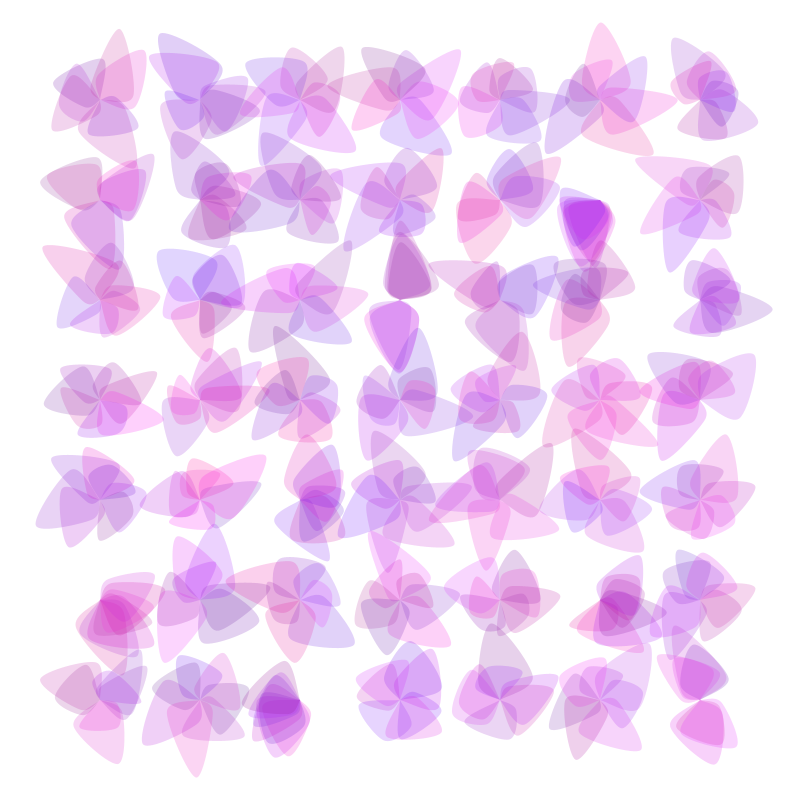
Frame 1 (no input)
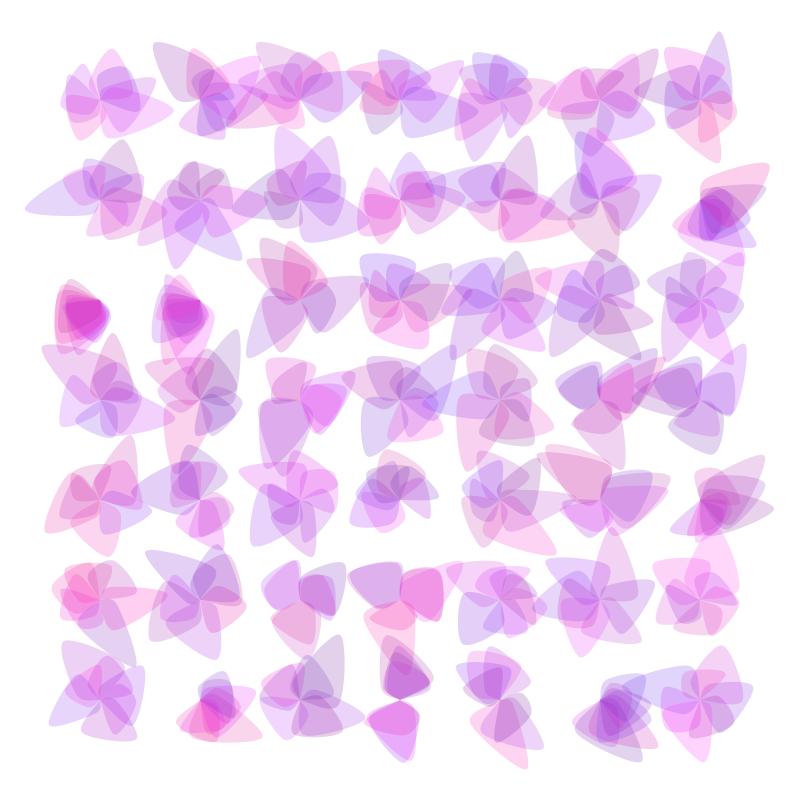
Frame 60 (the mouse pressed at the canvas centre just before this capture)
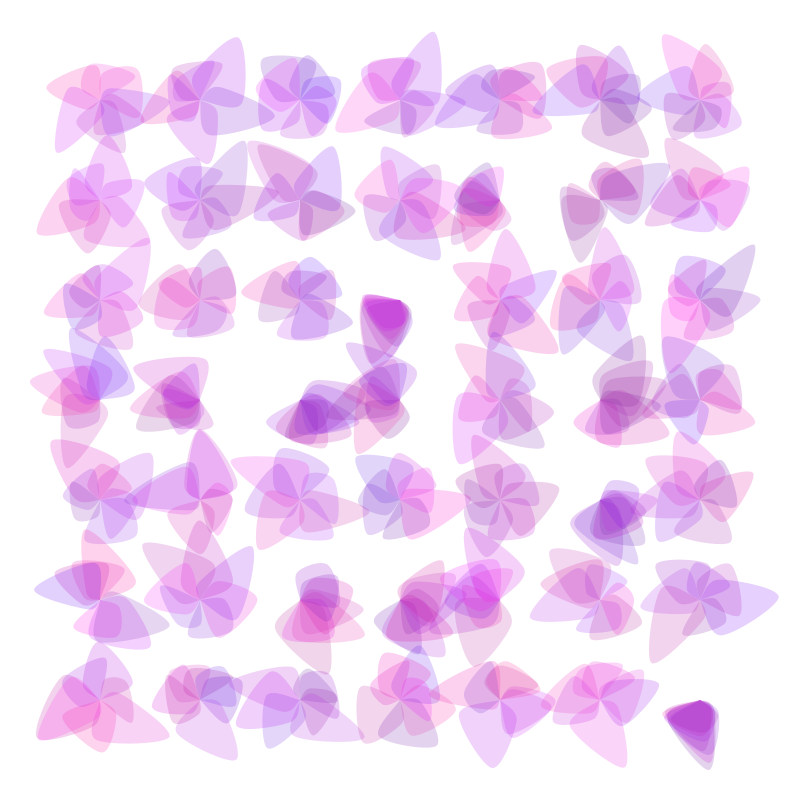
Frame 120 (the mouse held since frame 60 and released just before this capture)

The Processing sketch that drew these frames (run headless with seeded random() and noise(); from frame 60 on, the mouse is pressed at the canvas centre):

// Processing sketch: processing_73096
// ── processing_73096.pde

float x = 0;
float y = 0;
float translateX = 100;
float translateY = 100;
float petalAngle = 0.0;
float flowerAngle = 0.0;
float[] offsets = new float[64];

void setup() {
  size(800, 800);
  for(int i = 0; i <64; i++){
  offsets[i] = random(360.0); 
  }
}

void draw() {
  background(255, 50);
  flowerAngle += .001;
  for (int translateY = 100; translateY<800; translateY+=100) {
    for (int translateX = 100; translateX<800; translateX+=100) {
      translate(translateX, translateY);
      for (int i = 1; i<8; i++) {
        rotate(petalAngle+ flowerAngle+ offsets[(8*translateY/100)+(translateX/100)]);
        petalAngle += .001;
        float var1 = random(10, 20);
        float var2 = random(30, 80);
        float var3 = random (30, 40);
        drawPetal(var1, var2, var3);
      }
      resetMatrix();
    }
    resetMatrix();
  }

  delay(100);
}

void drawPetal(float var1, float var2, float var3) {
  float r = random(100, 255);
  float g = random(10, 50);
  float b = random(150, 255);

  fill(r, g, b, 50);
  noStroke();
  beginShape();
  curveVertex(x, y);
  curveVertex(x, y);
  curveVertex(x+var1, y+var1);
  curveVertex(x, y+var2);
  curveVertex(x-var3, y+var1);
  curveVertex(x, y);
  curveVertex(x, y);
  endShape();
}
